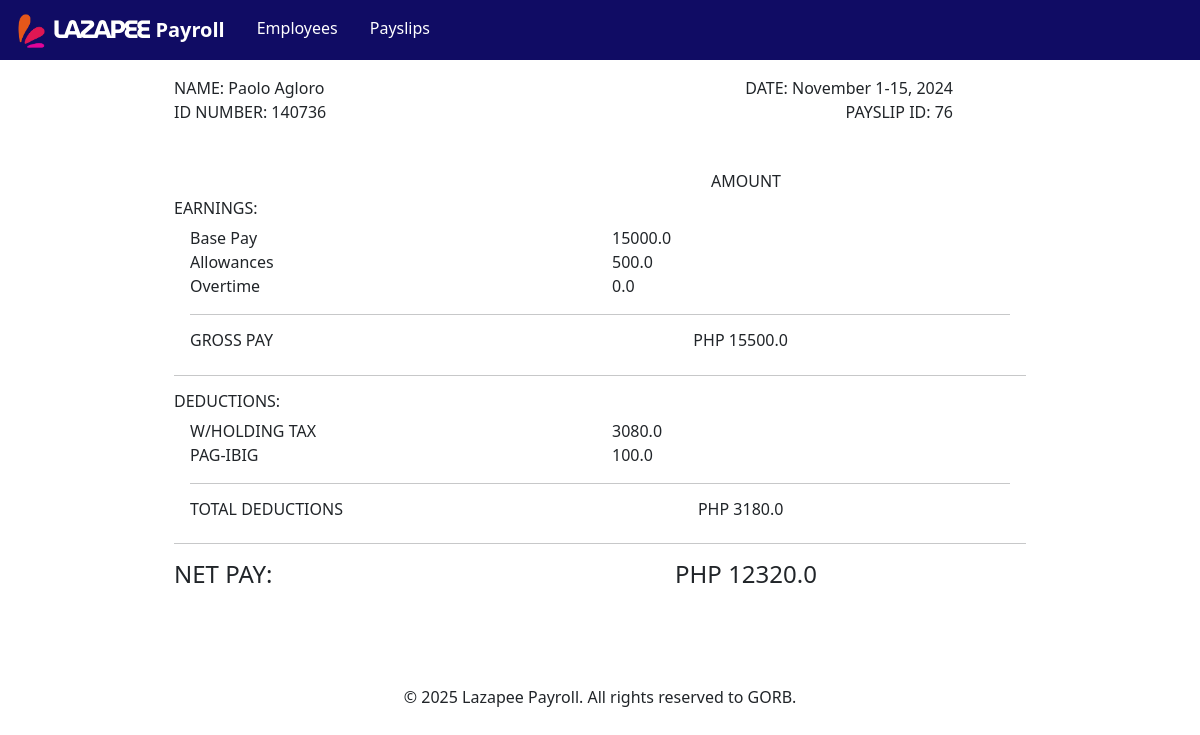
The page /payslips/76 on the database its author committed.
### payroll_app/models.py (models this page shows, shortened)
class Payslip(models.Model):
    id_number = models.ForeignKey(Employee, on_delete=models.CASCADE)
    employee_name = models.CharField(max_length = 300) ##ADDITIONAL FIELD (Why? So the name of employee at the time of generation is hard-coded in each payslip.)
    month = models.CharField(max_length = 300)
    month_integer_reference = models.IntegerField() ##ADDITIONAL FIELD (Why? So we are able to sort the payslips in manner of time. E.g. Jan = 1, Feb = 2, ...)
    date_range = models.CharField(max_length = 300)
    year = models.CharField(max_length = 300)
    pay_cycle = models.IntegerField()
    rate = models.FloatField()
    earnings_allowance = models.FloatField()
    deductions_tax = models.FloatField()
    deductions_health = models.FloatField()
    pag_ibig = models.FloatField()
    sss = models.FloatField()
    overtime = models.FloatField()
    total_pay = models.FloatField()
    def getIDNumber(self):
        return self.id_number.getID()
    def getMonth(self):
        return self.month
    def getDate_range(self):
        return self.date_range
    def getYear(self):
        return self.year
    def getPay_cycle(self):
        return self.pay_cycle
    def getDeductions_tax(self):
        return self.deductions_tax
    def getDeductions_health(self):
        return self.deductions_health
    def getPag_ibig(self):
        return self.pag_ibig
    def getSSS(self):
        return self.sss
    def getOvertime(self):
        return self.overtime
    def getTotal_pay(self):
        return self.total_pay

class Employee(models.Model):
    name = models.CharField(max_length = 300)
    id_number = models.CharField(max_length = 300, unique = True)
    rate = models.FloatField()
    overtime_pay = models.FloatField(null=True)
    allowance = models.FloatField(null=True)
    def getID(self):
        return self.id_number
    def getRate(self):
        return self.rate
    def getAllowance(self):
        return self.allowance

### payroll_app/views.py (the view)
# urls.py: path('payslips/<int:pk>', views.view_payslip,  name='view_payslip'),
def view_payslip(request, pk):
    global history
    payslip = get_object_or_404(Payslip, pk=pk)
    base = payslip.id_number.getRate() / 2
    gross_pay = base + payslip.id_number.getAllowance() + payslip.getOvertime()
    total_deductions = payslip.getDeductions_tax() + payslip.getDeductions_health() + payslip.getSSS() + payslip.getPag_ibig()
    return render(request, 'payroll_app/view_payslip.html', {'payslip':payslip, 'base':base, 'gross':gross_pay, 'deduction':total_deductions, 'history':history})

### payroll_app/templates/payroll_app/view_payslip.html (shortened to what this page needs)
{% load static %}
<html>
    <head>
        <link rel="stylesheet" href="{% static '/bootstrap/css/bootstrap.min.css' %}">
        <link rel="stylesheet" href="{% static '/bootstrap/css/custom.css' %}">
    </head>
    <body style="background-color: white;">
        <nav class="navbar navbar-dark bg-custom mb-3 sticky-top" style="background-color: #100c64;">
            <div class="container-fluid justify-content-start">
                <div style="z-index: 3; margin-top: 3px;">
                    <a class="navbar-brand mb-0" href="{% url 'employees' %}" style="font-family: 'Segoe UI', Tahoma, Geneva, Verdana, sans-serif; font-weight: 600;">
                        <img src="{% static '/images/Lazapee_logo.png' %}" style="max-width: 40px; max-height: fit-content">
                        <img src="{% static '/images/Lazapee_name.png' %}" style="max-height: 25px; margin-left: -5px; margin-right: -2px; margin-top: -5px;">
                        Payroll
                    </a>
                </div>
                <div>
                    <ul class="nav mb-1">
                        <li class="nav-item">
                            <a class="nav-link text-white" href="{% url 'employees' %}" style="font-weight: 200;">Employees</a>
                        </li>
                        <li class="nav-item">
                            <a class="nav-link text-white" href="{% url 'payslips' %}" style="font-weight: 200;">Payslips</a>
                        </li>
                    </ul>
                </div>
            </div>
        </nav>
        <div class="container" style="max-width: 75%;">
            <div class="container">
                <div class="row">
                    <div class="col-6">
                        NAME: {{ payslip.employee_name }}
                    </div>
                    <div class="col-5 text-end">
                        DATE: {{ payslip.getMonth }} {{payslip.getDate_range}}, {{payslip.getYear}}
                    </div>
                </div>
                <div class="row">
                    <div class="col-6">
                        ID NUMBER: {{ payslip.getIDNumber }}
                    </div>
                    <div class="col-5 text-end">
                        PAYSLIP ID: {{ payslip.pk }}
                    </div>
                </div>
            </div>
            <div class="container mt-5">
                <div class="row">
                    <div class="col-6">
                    </div>
                    <div class="col-4 text-center">
                        <h6> AMOUNT </h6>
                    </div>
                </div>
                <div class="row">
                    <div class="col">
                        <h6> EARNINGS: </h6>
                    </div>
                </div>
                <div class="mx-3">
                    <div class="row">
                        <div class="col-6">
                            Base Pay
                        </div>
                        <div class="col-4">
                            {{ base }}
                        </div>
                    </div>
                    <div class="row">
                        <div class="col-6">
                            Allowances
                        </div>
                        <div class="col-4">
                            {{ payslip.id_number.getAllowance }}
                        </div>
                    </div>
                    <div class="row">
                        <div class="col-6">
                            Overtime
                        </div>
                        <div class="col-4">
                            {{ payslip.getOvertime }}
                        </div>
                    </div>
                    <hr class="my-3">
                    <div class="row">
                        <div class="col-6">
                            <h6> GROSS PAY </h6>
                        </div>
                        <div class="col-4 text-center">
                            <h6> PHP {{ gross }} </h6>
                        </div>
                    </div>
                </div>
                <hr class="my-3">
                <div class="row">
                    <div class="col">
                        <h6> DEDUCTIONS: </h6>
                    </div>
                </div>
                <div class="mx-3">
                    <div class="row">
                        <div class="col-6">
                            W/HOLDING TAX
                        </div>
                        <div class="col-4">
                            {{ payslip.getDeductions_tax }}
                        </div>
                    </div>
                    {% if payslip.getPay_cycle == 2 %}
                        <div class="row">
                            <div class="col-6">
                                PHILHEALTH
                            </div>
                            <div class="col-4">
                                {{ payslip.getDeductions_tax }}
                            </div>
                        </div>
                        <div class="row">
                            <div class="col-6">
                                SSS
                            </div>
                            <div class="col-4">
                                {{ payslip.getSSS }}
                            </div>
                        </div>
                    {% else %}
                        <div class="row">
                            <div class="col-6">
                                PAG-IBIG
                            </div>
                            <div class="col-4">
                                {{ payslip.getPag_ibig }}
                            </div>
                        </div>
                    {% endif %}
                    <hr class="my-3">
                    <div class="row">
                        <div class="col-6">
                            <h6> TOTAL DEDUCTIONS </h6>
                        </div>
                        <div class="col-4 text-center">
                            <h6> PHP {{ deduction }} </h6>
                        </div>
                    </div>
                </div>
                <hr class="my-3">
                <div class="row my-2">
                    <div class="col-6">
                        <h4> NET PAY: </h4>
                    </div>
                    <div class="col-4 text-center">
                        <h4> PHP {{ payslip.getTotal_pay }} </h4>
                    </div>
                </div>
            </div>
        </div>
    </body>
    <br>
    <br>
    <br>
    <footer>
        <nav class="navbar bg-custom justify-content-center">
            <div>&copy; 2025 Lazapee Payroll. All rights reserved to GORB.</div>
        </nav>
    </footer>
</html>

### rows shown on the page
Payslip: employee_name "Paolo Agloro", getMonth "November", getDate_range "1-15", getYear "2024", getIDNumber "140736", pk "76", id_number.getAllowance "500.0", getOvertime "0.0", getDeductions_tax "3080.0", getPag_ibig "100.0", getTotal_pay "12320.0"

### other values the page prints
{{ base }} "15000.0"
{{ gross }} "15500.0"
{{ deduction }} "3180.0"
